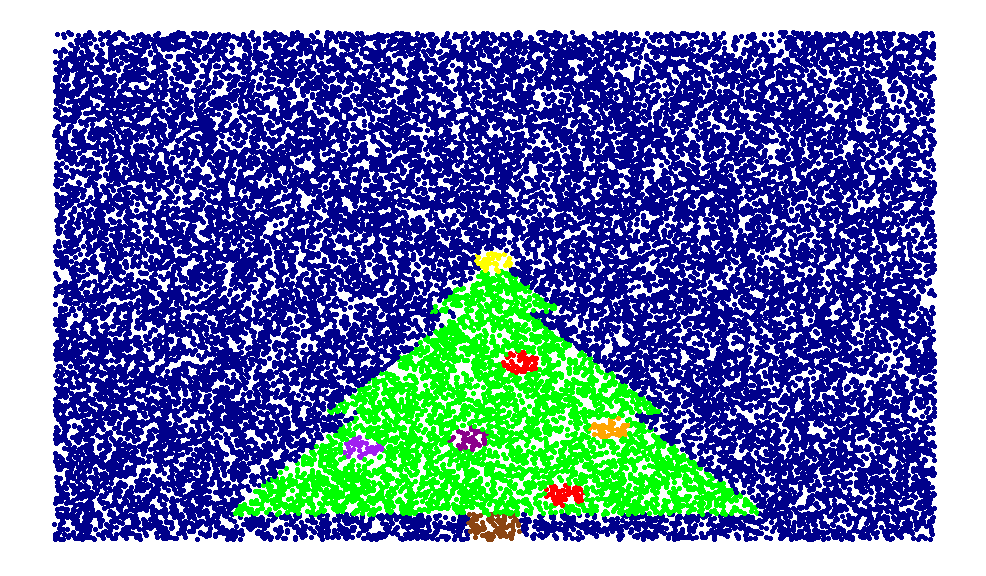

Write R code to recreate this figure.
library(dplyr)
library(ggplot2)

x <- runif(30000)
y <- seq(0,1, length.out = 30000)

df <- data.frame(x,y)

tree <- ggplot(df, aes(x,y)) +
  geom_point(color = case_when(
    (x - 0.5)^2 + (y - 0.55)^2 < 0.0005 ~ "yellow",
    (x - 0.53)^2 + (y - 0.35)^2 < 0.0005 ~ "red",
    (x - 0.35)^2 + (y - 0.18)^2 < 0.0005 ~ "purple",
    (x - 0.63)^2 + (y - 0.22)^2 < 0.0005 ~ "orange",
    (x - 0.58)^2 + (y - 0.09)^2 < 0.0005 ~ "red", 
    (x - 0.47)^2 + (y - 0.2)^2 < 0.0005 ~ "magenta4",
    x >= 0.47 & x <= 0.53 & y <= 0.05 ~"chocolate4",
    y > 0.05 & y <= 0.25 & x >= 0.2 & x <= 0.8 & 1.3*x - 0.2 > y & -1.3*x + 1.1 > y ~ "green",
    y > 0.25 & y <= 0.45 & x >= 0.3 & x <= 0.7 & 1.3*x - 0.15  > y & -1.3*x + 1.15 > y ~ "green",
    y > 0.45 & y <= 0.7 & x >= 0.4 & x <= 0.6 & 1.3*x -0.1  > y & -1.3*x + 1.2 > y~ "green",
    TRUE ~ "darkblue"
  )) +
  theme(panel.grid.major = element_blank(), panel.grid.minor = element_blank(),
        panel.border = element_blank(),panel.background = element_blank(),
        axis.line = element_blank(),axis.text.x = element_blank(), 
        axis.text.y = element_blank(),axis.ticks = element_blank(), 
        axis.title.x = element_blank(),axis.title.y = element_blank(),)
tree
